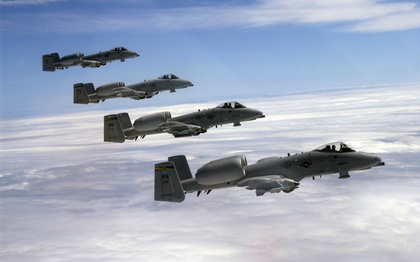
%> input picture ImageSegmentationSplitColor/multifighter.jpg, 420 x 262 px, shrunk from 1440 x 900 before the run
$ octave --eval "ImageSegmentationSplit;"   (GNU Octave 9; MATLAB toolbox functions it lacks are replaced by stand-ins)
%> lines starting %> are read from the running program, lines starting %| are printed output that depends on the picture; in (x1, y1, x2, y2) boxes, pixels count from 0 and x2, y2 are one past the last pixel; in counts of white or black regions, pixels touching at a corner belong together; the program's own positions count from 1
function ImageSegmentationSplit
I = imread('multifighter.jpg');
%> I is the input picture: size 262x420x3 uint8; mean R, G, B 161.9, 172.1, 190.6
I = im2double(I);
%> I: size 262x420x3 double
I = rgb2gray(I);
%> I: size 262x420 double
% [8 lines of commented-out code are left out]
I = I*256;
I_out = splitmerge(I, 2, @predicate);
imwrite(I_out, 'multifighter_Split.jpg');
end

%本程序通过使用一个基于四叉树分解的分裂合并原则来分隔图像f，
%其中mindim是一个2的正整数次幂的数，它规定了被准许的子图像四叉树区域的最小维数。
function  g=splitmerge(f,mindim,fun)
%> called with mindim = 2
%下面的三个语句实现用0填充图像，保证下面的函数qtdecomp可以将区域分到1*1的大小。
Q=2^nextpow2(max(size(f)));
%> Q = 512
[M,N]=size(f);
%> M = 262; N = 420
f=padarray(f,[Q-M,Q-N],'post');
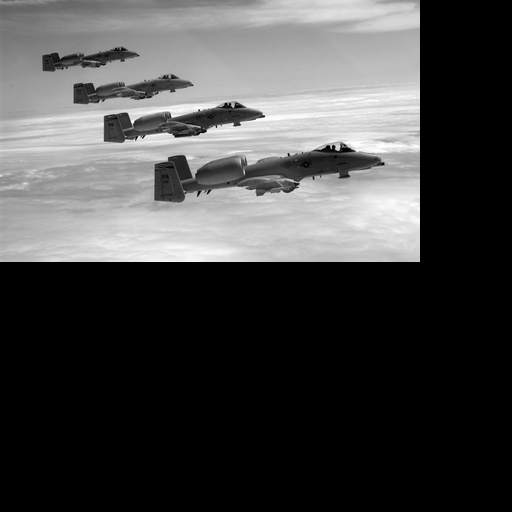
%> f: size 512x512 double; min 0, max 255.5, mean 72.1; drawn with min black and max white
S=qtdecomp(f,@split_test,mindim,fun);%用matlab自带的函数开始进行分裂图像。
%> the loop in split_test, `for I=1:K` made 1 pass
%> flag on pass 1: true
%> the loop in split_test (call 3), `for I=1:K` made 16 passes
%> pass 1, in split_test (call 3), `quadregion=B(:,:,I);`:
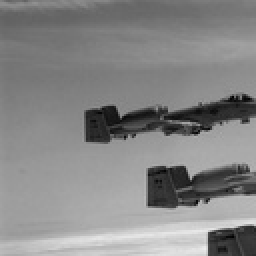
%> quadregion: size 128x128 double (shown 2 times larger); min 0, max 236.1, mean 135
%> after the loop in split_test (call 3), `for I=1:K`: v = [true true true true true false true false true true true true true false true false]
%> the loop in split_test (call 4), `for I=1:K` made 48 passes
%> pass 1, in split_test (call 4), `quadregion=B(:,:,I);`:
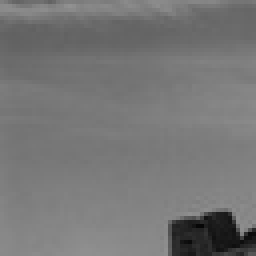
%> quadregion: size 64x64 double (shown 4 times larger); min 6.98, max 145.5, mean 118.6
%> after the loop in split_test (call 4), `for I=1:K`: v = 48 logical values, 35 true
Lmax=full(max(S(:)));%使用full求得最大区域的大小，因为S是一个稀疏阵。
g=zeros(size(f));
MARKER=zeros(size(f));
%下面的for循环开始进行合并.
for K=1:Lmax
    [vals,r,c]=qtgetblk(f,S,K);%使用函数qtgetblk，在四叉树分解中得到实际的四叉区域像素值。
    if ~isempty(vals)
        for I=1:length(r)
            xlow=r(I);
            ylow=c(I);
            xhigh=xlow+K-1;
            yhigh=ylow+K-1;
            region=f(xlow:xhigh,ylow:yhigh);
            flag=predicate2(region);
            if flag
                g(xlow:xhigh,ylow:yhigh)=1;
                MARKER(xlow,ylow)=1;
            end
        end
    end
end
%> this loop made 128 passes
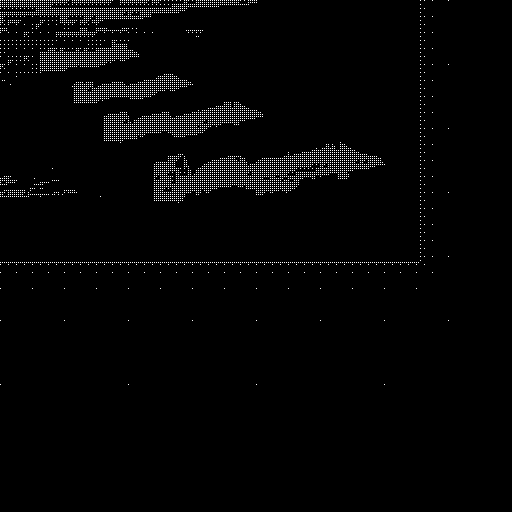
%> MARKER: size 512x512 double; values 0 (black) and 1 (white), 1.9% white in thin lines or dots, all inside (x1, y1, x2, y2) = (0, 0, 449, 385)
%> g: size 512x512 double; values 0 (black) and 1 (white), 67% white; 8 black regions (7 under 20 px), largest, box (x1, y1, x2, y2) and area: (0, 0, 420, 262) 86560
%> region: size 128x128 double; every value is 0
g=bwlabel(imreconstruct(MARKER,g));%使用函数bwlabel获得每一个连接区域，并用不同的整数值标注。
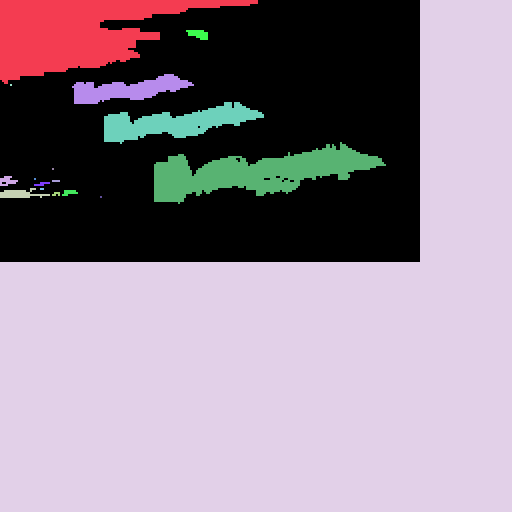
%> g: size 512x512 double; 18 distinct labels, from 0 to 17; one colour per label, 0 black
g=g(1:M,1:N);
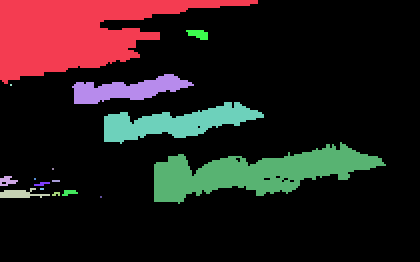
%> g: size 262x420 double; 17 distinct labels, from 0 to 17; one colour per label, 0 black
end

%本函数是splitmerge函数的一部分，它决定是否quardregion被分解，函数值返回v.
%逻辑值为真的应该被分解，否则不被分解。
%在每一块上进行分解测试，如果谓词函数predicate返回TRUE，该区域就被分解，v的适当的元素值就被置为true，否则置为false。
function v=split_test(B,mindim,fun)
K=size(B,3);
v(1:K)=false;
for I=1:K
    quadregion=B(:,:,I);
    if size(quadregion,1)<=mindim
        v(I)=false;
        continue
    end
    flag=feval(fun,quadregion);
    if flag
        v(I)=true;
    end
end
end

%本函数用来设置flag的值
function flag=predicate(region)
sd=std2(region);%计算标准偏差
flag=(sd>2);%sd标准偏差
end

function flag2=predicate2(region)
m=mean2(region);%计算平均值
flag2=(m<150);%m平均值范围。
end

function I_bw = ThresholdSplit(I)
level = graythresh(I);
disp(level);
I_bw = im2bw(I, level);
end
%> in ImageSegmentationSplit, `imwrite(I_out, 'multifighter_Split.jpg');`:
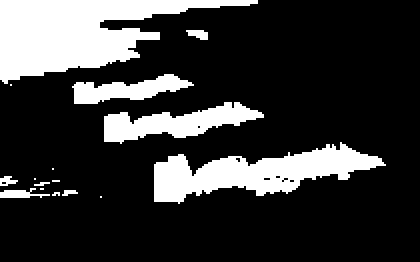
%> saved as multifighter_Split.jpg: size 262x420 uint8; 21.3% white; 16 white regions (6 under 20 px), largest, box (x1, y1, x2, y2) and area: (0, 0, 258, 84) 10720, (154, 142, 386, 204) 6820, (104, 102, 264, 144) 3256
